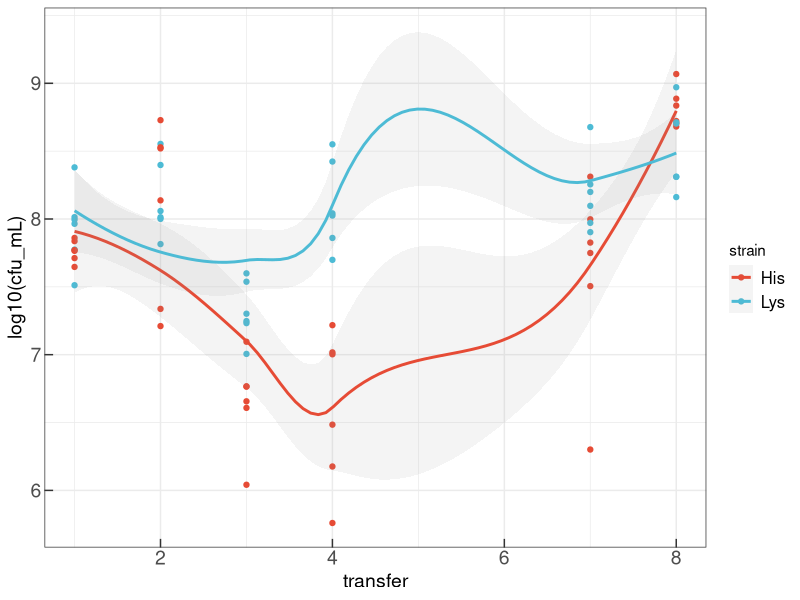

Write the R code that produced this figure. (Note: this script raises an error after producing the figure.)
library(tidyverse)
library(ggsci)

setwd("~/Library/CloudStorage/OneDrive-IndianaUniversity/DormanyMutualism/coexistenceExperiment")

count_exh  <- read.table("count_exhaustion.csv", sep = ",", dec = ".", header = T)
design_exh <- read.table("design_exhaustion.csv", sep = ",", dec = ".", header = T)


# plot theme
mytheme <- theme_bw()+
  #theme(legend.position = 'none')+
  theme(axis.ticks.length = unit(-.22, "cm"))+
  theme(legend.text = element_text(size=12))+
  theme(axis.text = element_text(size = 14), axis.title.y = element_text(size = 14), axis.title.x = element_text(size = 14))+
  #theme(panel.grid.major = element_blank(), panel.grid.minor = element_blank())+
  theme(strip.text.x = element_text(size = 14))

# clean data 
count_cleaned <- count_exh %>%
  mutate(dilutionFactor = (10^dilution)*1000/volume_ul) %>%
  rowwise() %>% 
  mutate(Lys = mean(c(as.numeric(lys_r1), as.numeric(lys_r2), as.numeric(lys_r3), as.numeric(lys_r4)), na.rm =T)) %>%
  mutate(His = mean(c(as.numeric(his_r1), as.numeric(his_r2), as.numeric(his_r3), as.numeric(his_r4)), na.rm =T)) %>%
  mutate(across(c(Lys, His), ~ replace(., is.nan(.), NA))) %>%
  select(transfer,dilutionFactor, well, Lys, His) %>% 
  pivot_longer(cols = Lys:His, names_to = 'strain', values_to = "count") %>%
  mutate(count_mL = count*dilutionFactor) %>%
  group_by(transfer, well, strain) %>% 
  summarise(cfu_mL = mean(count_mL, na.rm = T)) %>% 
  left_join(design_exh, by = "well") %>% 
  filter(culture == "coculture") %>% 
  filter(combination == "Lys50His50" | combination == "Lys50HisSpoIIE50") 
  

# plot data 
ggplot(count_cleaned, aes(x = transfer, y = log10(cfu_mL), color = strain))+
  geom_point()+
  geom_smooth(alpha = 0.1)+
  theme_bw()+
  mytheme+
  scale_color_npg()

sem <- function(x) sd(x)/sqrt(length(x))
#1/CV
CV <- count_cleaned %>% 
 group_by(well, combination,strain) %>%
  summarise(mean = mean(cfu_mL, na.rm = T), sd = sd(cfu_mL, na.rm = T), 
            InvCV = 1/(sd/mean)) %>%
  group_by(combination, strain) %>%
  summarise(sem = sem(InvCV), meanCV = mean(InvCV))
 
CV$combination <- factor(CV$combination, levels = c("Lys50HisSpoIIE50", "Lys50His50"))
# plot data 
ggplot(CV, aes(x = combination, y = meanCV, color = strain, group = strain))+
  geom_errorbar(aes(ymin = meanCV - sem, ymax = meanCV + sem), width = 0.2, 
                position = position_dodge(width = 0.9))+
  geom_point(position = position_dodge(width = 0.9), size = 4, shape = 21)+
  geom_line(position = position_dodge(width = 0.9))+
  theme+
  scale_color_npg()+
  scale_x_discrete(labels = c("partner defficient", "partner sporulates"))+
  theme(legend.title = element_blank(), legend.position = c(.1, .8))+
  theme(axis.title.x=element_blank())+
  ylab("stability(1/CV)")

